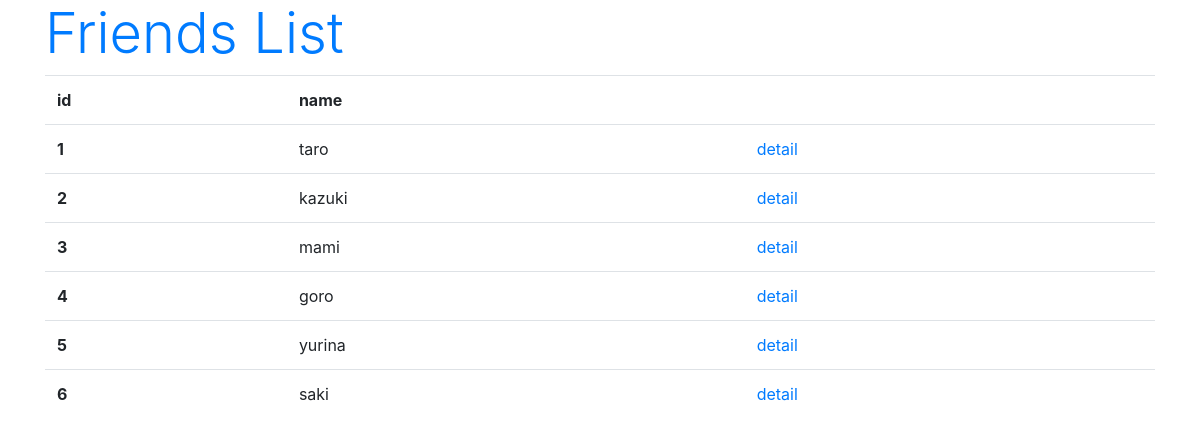
The page /hello/list on the database as committed earlier.
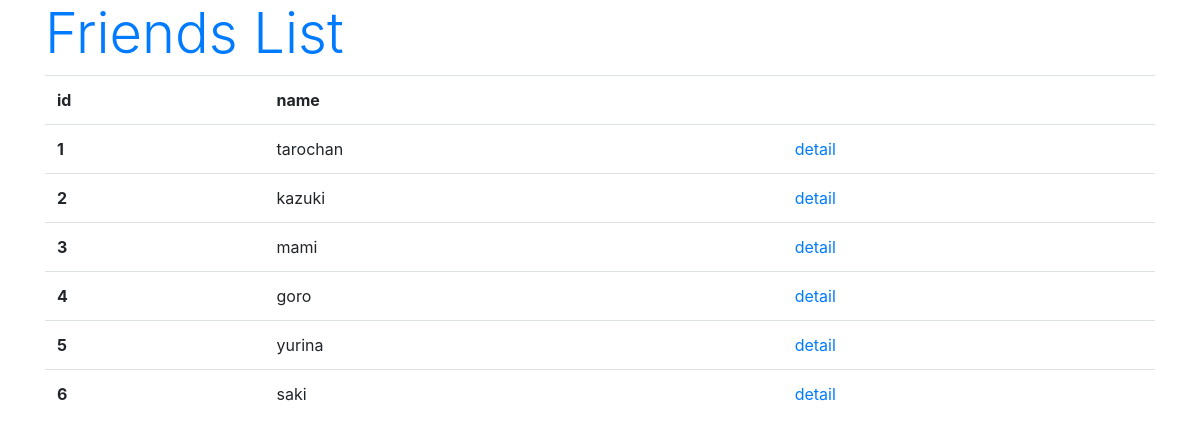
The same page on the database as committed later.
### hello/models.py (models this page shows, shortened)
class Friend(models.Model):
  name = models.CharField(max_length=100)
  mail = models.EmailField(max_length=200)
  gender = models.BooleanField()
  age = models.IntegerField(default=0)
  birthday = models.DateField()

### hello/views.py (the view)
# urls.py: path('list', FriendList.as_view()),
class FriendList(ListView):
  model = Friend

### hello/templates/hello/friend_list.html (shortened to what this page needs)
{% load static %}
<!doctype html>
<html lang="ja">
<head>
  <link rel="stylesheet" href="https://stackpath.bootstrapcdn.com/bootstrap/4.3.1/css/bootstrap.min.css"/>
</head>
<body class="container">
  <h1 class="display-4 text-primary">Friends List</h1>
  <table class="table">
    <tr>
      <th>id</th>
      <th>name</th>
      <th></th>
    </tr>
  {% for item in object_list %}
    <tr>
      <th>{{ item.id }}</th>
      <td>{{ item.name }}</td>
      <td><a href="/hello/detail/{{item.id}}">detail</a></td>
    </tr>
  {% endfor %}
  </table>
</body>
</html>

Rows that differ between the two databases and show on the page:
changed Friend id 1: name "taro" → "tarochan"
